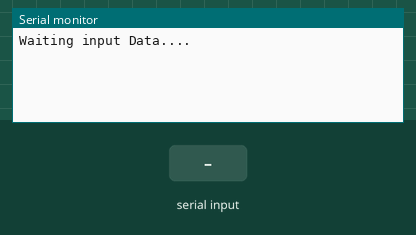
Simulated run of this program. Board: Arduino Uno, built with avr-gcc and run on an emulated ATmega328P. On the bench: the last lines printed to the serial monitor. The inputs (shaded band) are chosen by the test bench.

Above: at 1.2 s.
1.3 s: "90,45\n" received over Serial
At 3.4 s:
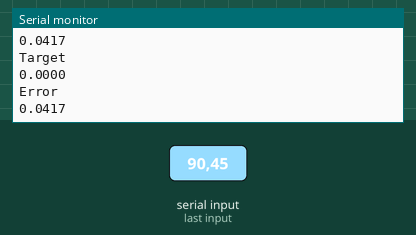
3.8 s: "5\n" received over Serial
At 4.4 s:
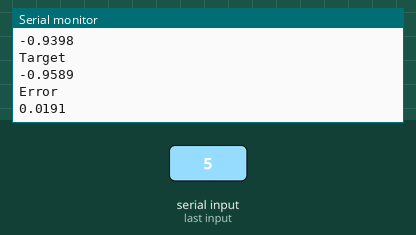
Timing chart, 0 to 6.8 s (numbered marks = the images above; inputs shaded):
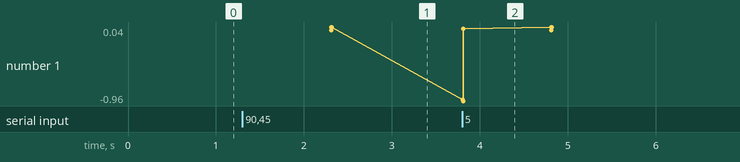

Measured:
- after the input at 1.3 s, the serial monitor: prints a new line at once (image 1)
- after the input at 3.8 s, the serial monitor: prints a new line at once (image 2)

The program:

main.cpp
```cpp
/****** Simple Neural Network Implementation to predict sin(x) function
 *      train using tensorflow
 *
 *      Roberto del Campo
 *
 * /

/*Model: "sequential_1"
_________________________________________________________________
Layer (type)                 Output Shape              Param #
=================================================================
dense_3 (Dense)              multiple                  20
_________________________________________________________________
dense_4 (Dense)              multiple                  33
_________________________________________________________________
dense_5 (Dense)              multiple                  4
=================================================================
Total params: 57
Trainable params: 57
Non-trainable params: 0
*/

#include <Arduino.h>
#include <math.h>

double a0[10] = {0.23734964,  0.48597103,  0.08157657,  0.32443246, -0.65180147,
         -0.41175422, -0.5986737 , -0.9380558 ,  0.93573976, -0.35141608};
double b0[10] = {-0.04088326,  0.1823307 , -0.44747925,  0.12661895,  1.6965402 ,
         1.581996  , -0.03595349,  0.17232893, -0.20738754,  2.0182164 };

double a1[30]= { -0.40439576, -0.15013483,  0.73700345,
         0.3600316 ,  0.4522304 , -0.45662746,
        -0.25484255, -0.6329525 ,  0.4304328 ,
         0.1008125 , -0.3812547 ,  0.5619081 ,
        -0.9959041 , -1.0859134 , -0.97423446,
        -0.69124174, -0.04537146, -1.3087047 ,
         0.1492916 , -0.19478774, -0.06880233,
        -0.0449551 ,  0.80907434,  0.5545898 ,
        -0.5362559 , -0.6172974 , -0.06039093,
        -0.50300616,  1.3802997 , -1.3889508};

double b1[3] ={0.32874614, 0.29079342, 0.3546584};
double a2[3]={-0.57490975,-2.6296918,-1.0484772};
double b2=0.36710465;
double y[33];

double softsign (double x)
{
    double y;
    y = x /( 1+ abs(x));
    return y;
}


void neuron (int n_inputs, int n_nodes, double weights[], double bias[], double inputs[])
{
    int i;
    int j;

    Serial.println("Inicio Calculo....");
    for (i=0; i<n_nodes;i++)
    {
        y[i]=0;
        for (j=0;j<n_inputs;j++)
            y[i]= y[i]+weights[n_nodes*j+i]*inputs[j];

        y[i]=y[i]+bias[i];

        //Activation function
        y[i]= softsign(y[i]);
    }

}

void setup()
{
    Serial.begin(115200);
    Serial.println("Waiting input Data....");


}


void loop()
{
    double input;
    double z[33];
    double res=0;
    int i;


    while (Serial.available()==0)  {
    }

    //Input Layer

    input = Serial.parseFloat();
    Serial.flush();

    if(input < 0.0f || input > (float)(2*PI))
    {
		Serial.println("Your number must be greater than 0 and less than 2*PI");
		return;
	}

    Serial.println("Running inference on inputted data...");

    //Input Layer
    double in[]={input};

    //1st Hidden Layer
    neuron(1, 10, a0, b0, in);


    for (i=0; i <10; i++)
        z[i] = y[i];

    //Second Hidden Layer
    neuron (10, 3, a1, b1, z);


    //Output Layer
    for (i=0;i<3;i++)
        res= res+ a2[i]*y[i];

    res=res+b2;

    //Predictions and error
    Serial.println("Prediction");
    Serial.println(res,4);
    Serial.println("Target");
    Serial.println(sin(input),4);
    Serial.println("Error");
    Serial.println(abs(res-sin(input)),4);

}
```
